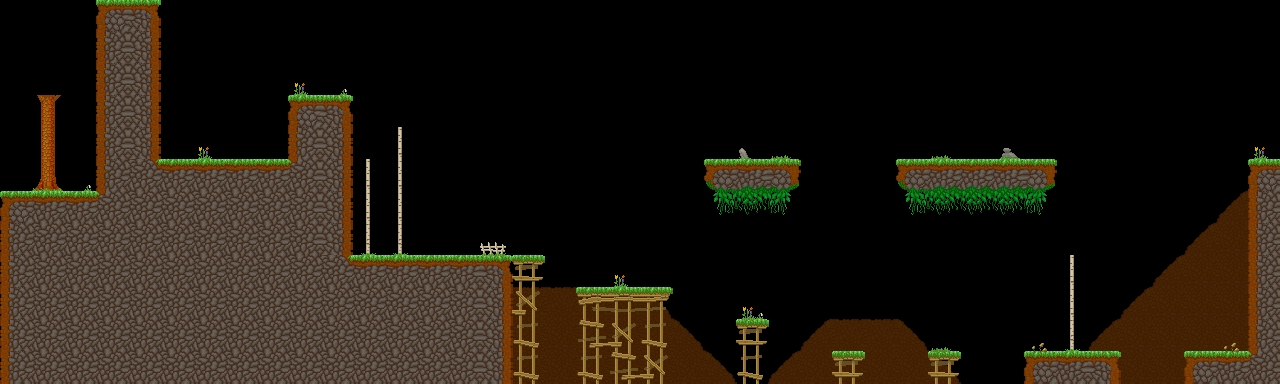

Below is a game level as drawn by its tile map, then a one-line description and the .tmx that defines it (tile-layer data replaced by summaries):
An orthogonal 40x12 tile map with 32x32 px tiles, 6 tile layers (background, main, foreground, hidden, ...), 5 tilesets and 37 objects (13x veggie, 3x treetop_birch, treetop_big, chest, bush, ...).

<map version="1.5" tiledversion="1.7.2" orientation="orthogonal" renderorder="right-down" width="40" height="12" tilewidth="32" tileheight="32" infinite="0" nextlayerid="12" nextobjectid="38">
 <properties>
  <property name="hints" value="fall,trampoline" />
  <property name="time_to_beat" value="11.35" />
 </properties>
 <tileset firstgid="1" name="grass_level" tilewidth="33" tileheight="33" spacing="1" margin="1" tilecount="144" columns="16">
  <image source="../../sprites/tilesets/34tile.png" width="544" height="306" />
 </tileset>
 <tileset firstgid="145" name="treetops_big_96" tilewidth="96" tileheight="64" tilecount="2" columns="2">
  <image source="../../sprites/objects/scenery/treetops_big_96.png" width="192" height="64" />
 </tileset>
 <tileset firstgid="147" name="object_tilemap_16" tilewidth="16" tileheight="16" tilecount="12" columns="4">
  <image source="../../sprites/tilesets/object_tilemap_16.png" width="64" height="48" />
 </tileset>
 <tileset firstgid="159" name="object_tilemap_32" tilewidth="32" tileheight="32" tilecount="25" columns="5">
  <image source="../../sprites/tilesets/object_tilemap_32.png" width="160" height="160" />
  <tile id="0">
   <properties>
    <property name="item_no" value="5" />
    <property name="type" value="costume_head" />
   </properties>
  </tile>
  <tile id="1">
   <properties>
    <property name="spawn" value="spawn" />
   </properties>
  </tile>
  <tile id="2">
   <properties>
    <property name="goal" value="goal" />
   </properties>
  </tile>
  <tile id="3">
   <properties>
    <property name="name" value="pig" />
   </properties>
  </tile>
  <tile id="4">
   <properties>
    <property name="direction" value="left" />
    <property name="name" value="walking_enemy" />
   </properties>
  </tile>
 </tileset>
 <tileset firstgid="184" name="object_tilemap_32" tilewidth="32" tileheight="32" tilecount="25" columns="5">
  <image source="../../sprites/tilesets/object_tilemap_32.png" width="160" height="160" />
 </tileset>
 <layer id="1" name="background" width="40" height="12">
  <properties>
   <property name="background" value="background" />
  </properties>
  <data>[480 cells, 80 non-empty, 15 distinct tile ids]</data>
 </layer>
 <layer id="2" name="main" width="40" height="12">
  <data>[480 cells, 145 non-empty, 18 distinct tile ids]</data>
 </layer>
 <layer id="3" name="foreground" width="40" height="12">
  <properties>
   <property name="foreground" value="foreground" />
  </properties>
  <data>[480 cells, 22 non-empty, 11 distinct tile ids]</data>
 </layer>
 <layer id="4" name="hidden" width="40" height="12">
  <data>[480 cells, 0 non-empty, 0 distinct tile ids]</data>
 </layer>
 <layer id="5" name="hints" width="40" height="12">
  <properties>
   <property name="Fall" value="Be careful not to:fall off cliffs!" />
   <property name="Trampoline" value="If you tap in time,:piggies turn into:trampolines!" />
  </properties>
  <data>[480 cells, 0 non-empty, 0 distinct tile ids]</data>
 </layer>
 <objectgroup color="#e70000" id="6" name="hard-blocks">
  <object id="1" x="1024" y="352" width="96" height="32" />
  <object id="2" x="1184" y="352" width="96" height="32" />
  <object id="3" x="1248" y="160" width="32" height="192" />
  <object id="4" x="352" y="256" width="160" height="128" />
  <object id="5" x="288" y="96" width="64" height="288" />
  <object id="6" x="704" y="160" width="96" height="32" />
  <object id="7" x="160" y="160" width="128" height="224" />
  <object id="8" x="32" y="0" width="128" height="384" />
  <object id="9" x="0" y="192" width="64" height="192" />
  <object id="10" x="896" y="160" width="160" height="32" />
 </objectgroup>
 <objectgroup color="#0055ff" id="7" name="soft-blocks">
  <object id="11" x="928" y="352" width="32" height="32" />
  <object id="12" x="832" y="352" width="32" height="32" />
  <object id="13" x="736" y="320" width="32" height="32" />
  <object id="14" x="576" y="288" width="96" height="32" />
  <object id="15" x="512" y="256" width="32" height="32" />
 </objectgroup>
 <objectgroup id="8" name="treetop_big">
  <object id="16" name="treetop_big" gid="145" x="0" y="96" width="96" height="64" />
 </objectgroup>
 <objectgroup id="9" name="objects-16px">
  <object id="17" name="veggie" gid="150" x="520" y="232" width="16" height="16" />
  <object id="18" name="veggie" gid="150" x="584" y="280" width="16" height="16" />
  <object id="19" name="veggie" gid="150" x="648" y="280" width="16" height="16" />
  <object id="20" name="veggie" gid="150" x="744" y="152" width="16" height="16" />
  <object id="21" name="veggie" gid="150" x="776" y="152" width="16" height="16" />
  <object id="22" name="veggie" gid="150" x="712" y="152" width="16" height="16" />
  <object id="23" name="veggie" gid="150" x="904" y="152" width="16" height="16" />
  <object id="24" name="veggie" gid="150" x="968" y="152" width="16" height="16" />
  <object id="25" name="veggie" gid="150" x="1032" y="152" width="16" height="16" />
  <object id="26" name="veggie" gid="150" x="1032" y="344" width="16" height="16" />
  <object id="27" name="veggie" gid="150" x="936" y="344" width="16" height="16" />
  <object id="28" name="veggie" gid="150" x="840" y="344" width="16" height="16" />
  <object id="29" name="veggie" gid="150" x="744" y="312" width="16" height="16" />
 </objectgroup>
 <layer id="10" name="Tile Layer 6" width="40" height="12">
  <data>[480 cells, 0 non-empty, 0 distinct tile ids]</data>
 </layer>
 <objectgroup id="11" name="objects-32px">
  <object id="30" name="chest" gid="159" x="224" y="160" width="32" height="32">
   <properties>
    <property name="item_no" value="4" />
    <property name="type" value="costume_mask" />
   </properties>
  </object>
  <object id="31" name="bush" gid="179" x="160" y="160" width="32" height="32" />
  <object id="32" name="treetop_birch" gid="181" x="352" y="160" width="32" height="32" />
  <object id="33" name="treetop_birch" gid="181" x="384" y="128" width="32" height="32">
   <properties>
    <property name="position" value="front" />
   </properties>
  </object>
  <object id="34" name="piggie" gid="162" x="432" y="256" width="32" height="32" />
  <object id="35" name="start" gid="160" x="1088" y="352" width="32" height="32">
   <properties>
    <property name="direction" value="left" />
    <property name="health" value="100" />
   </properties>
  </object>
  <object id="36" name="treetop_birch" gid="181" x="1056" y="256" width="32" height="32" />
  <object id="37" name="goal" gid="161" x="1184" y="352" width="32" height="32" />
 </objectgroup>
</map>
